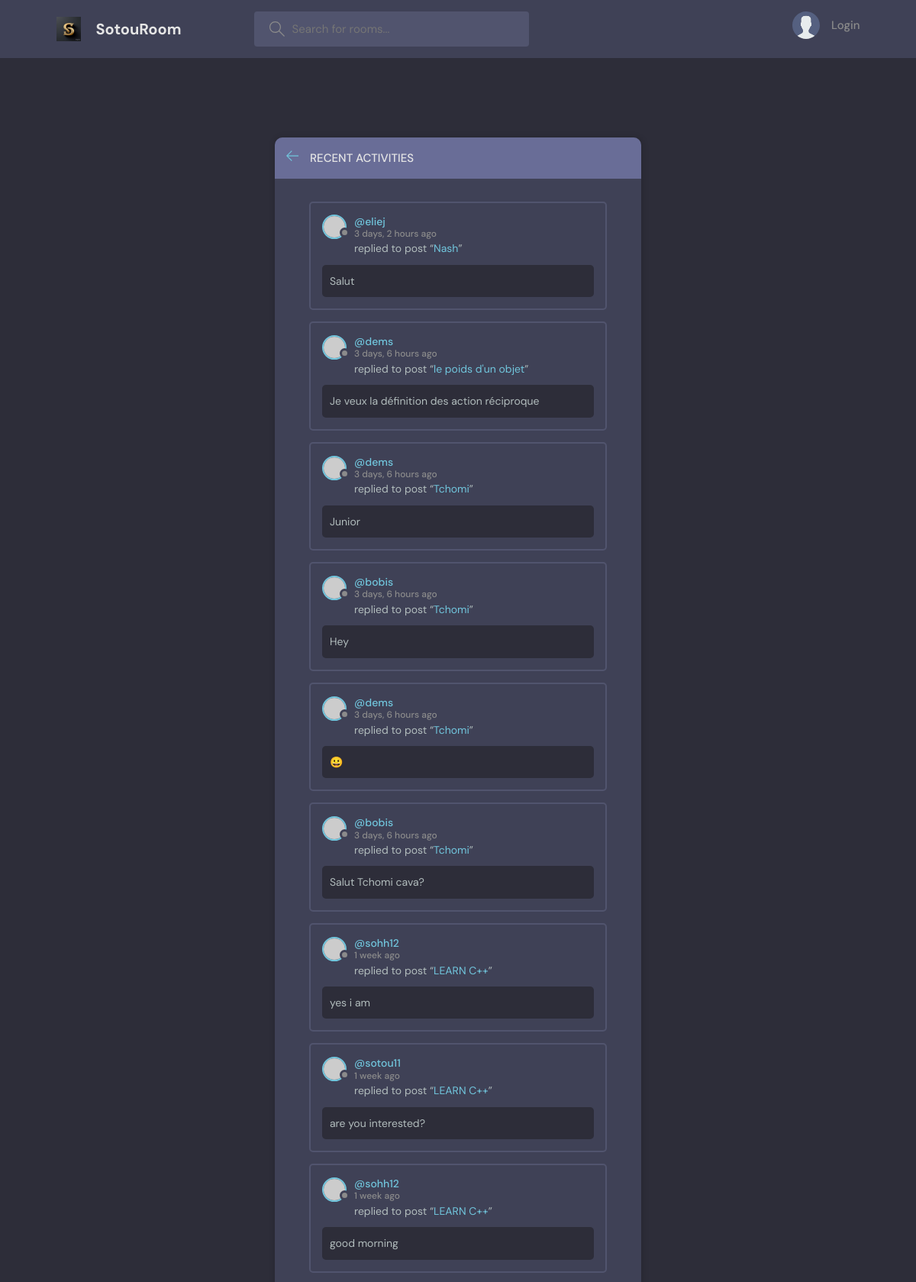
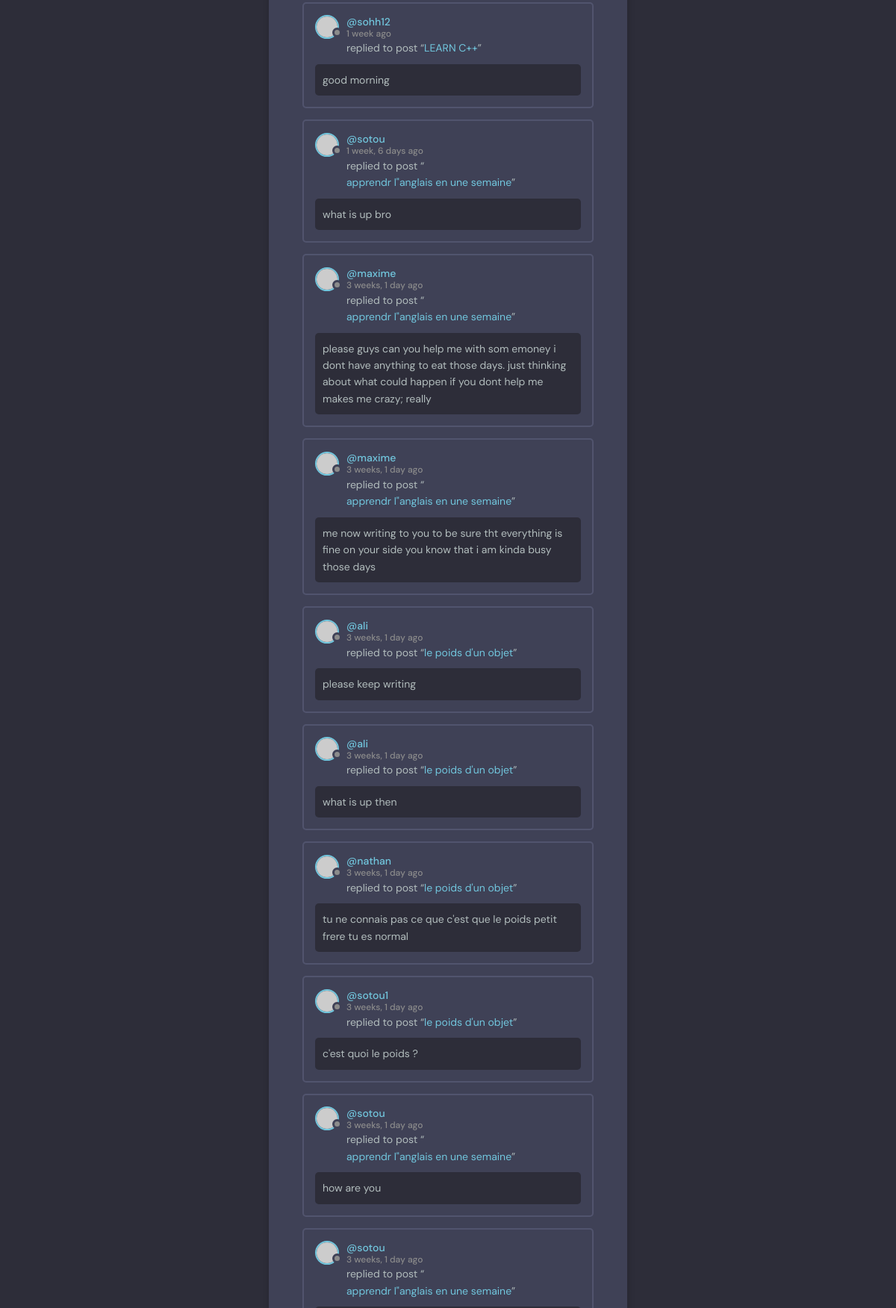
The page /activity/ on the database its author committed (2 pictures, top to bottom).
### base/models.py (models this page shows, shortened)
class Message(models.Model):
    user = models.ForeignKey(User, on_delete=models.CASCADE)
    room = models.ForeignKey(Room, on_delete=models.CASCADE)
    body = models.TextField()
    updated = models.DateTimeField(auto_now=True)
    created = models.DateTimeField(auto_now_add=True)
    class Meta:
        ordering = ['-updated','-created']

class User(AbstractUser):
    name = models.CharField(max_length=200,null=True)
    email = models.EmailField(null=True,unique=True)
    bio=models.TextField(null=True)
    avatar = models.ImageField(null=True,default='avatar.svg')
    USERNAME_FIELD = 'username'
    REQUIRED_FIELDS=[]

class Room(models.Model):
    host = models.ForeignKey(User, on_delete=models.SET_NULL, null=True)
    participants = models.ManyToManyField(User,related_name='participants',blank=True)
    topic = models.ForeignKey(Topic, on_delete=models.SET_NULL,null=True)
    name = models.CharField(max_length=200)
    description = models.TextField(null = True, blank=True)
    updated = models.DateTimeField(auto_now=True)
    created = models.DateTimeField(auto_now_add=True)
    class Meta:
        ordering = ['-updated','-created']
    def __str__(self):
        return self.name

### base/views.py (the view)
# urls.py: path('activity/',views.activityPage, name='activity'),
def activityPage(request):
    room_messages = Message.objects.all()
    return render(request,'base/activity.html',{'room_messages':room_messages})

### base/templates/base/activity.html (shortened to what this page needs)
{% extends 'base/main.html' %}
{% block content %}
    <main class="layout">
      <div class="container">
        <div class="layout__box">
          <div class="layout__boxHeader">
            <div class="layout__boxTitle">
              <a href="{% url 'home' %}">
                <svg version="1.1" xmlns="http://www.w3.org/2000/svg" width="32" height="32" viewBox="0 0 32 32">
                  <title>arrow-left</title>
                  <path
                    d="M13.723 2.286l-13.723 13.714 13.719 13.714 1.616-1.611-10.96-10.96h27.625v-2.286h-27.625l10.965-10.965-1.616-1.607z"
                  ></path>
                </svg>
              </a>
              <h3>Recent Activities</h3>
            </div>
          </div>
          <div class="activities-page layout__body">
            {% for message in room_messages %}
    <div class="activities__box">
      <div class="activities__boxHeader roomListRoom__header">
        <a href="{% url 'user-profile' message.user.id %}" class="roomListRoom__author">
          <div class="avatar avatar--small">
            <img src="https://randomuser.me/api/portraits/women/11.jpg" />
          </div>
          <p>
            @{{message.user}}
            <span>{{message.created | timesince}} ago</span>
          </p>
        </a>
      </div>
      <div class="activities__boxContent">
        <p>replied to post “<a href="{% url 'room' message.room.id %}">{{message.room}}</a>”</p>
        <div class="activities__boxRoomContent">
          {{message.body}}
        </div>
      </div>
    </div>
    {% endfor %}
          </div>
        </div>
      </div>
    </main>
{% endblock %}

### static/styles/style.css (style rules this page uses)
:root { --color-main: #71c6dd; --color-main-light: #e1f6fb; --color-dark: #3f4156; --color-dark-medium: #51546e; --color-dark-light: #696d97; --color-light: #e5e5e5; --color-gray: #8b8b8b; --color-light-gray: #b2bdbd; --color-bg: #2d2d39; --color-success: #5dd693; --color-error: #fc4b0b; }
* { font-family: "DM Sans", -apple-system, BlinkMacSystemFont, "Segoe UI", Roboto, Oxygen, Ubuntu, Cantarell, "Open Sans", "Helvetica Neue", sans-serif; margin: 0; padding: 0; box-sizing: border-box; text-rendering: optimizeLegibility; font-size: inherit; }
html { font-size: 56.25%; }
@media only screen and (min-width: 1200px) { html { font-size: 62.5%; } }
body { line-height: 1.6; font-weight: 400; font-size: 1.5rem; color: var(--color-light-gray); background-color: var(--color-bg); min-height: 100vh; }
img { width: 100%; }
a { display: inline-block; color: var(--color-main); text-decoration: none; }
.container { max-width: 120rem; width: 90%; margin: auto; }
.avatar { position: relative; display: inline-block; border-radius: 50%; border: 2px solid var(--color-main); }
.avatar img { display: block; border-radius: 50%; object-fit: cover; object-position: center; }
.avatar::after { content: ""; display: block; position: absolute; background-color: var(--color-gray); z-index: 111; border-radius: 50%; border: 0.3rem solid var(--color-dark); }
.avatar.avatar--small img { width: 2.8rem; height: 2.8rem; }
.avatar.avatar--small:after { width: 0.7rem; height: 0.7rem; bottom: 0px; right: -6px; }
.layout { margin-top: 2.4rem; }
.layout > .container { display: flex; justify-content: space-between; align-items: flex-start; }
.layout__box { width: 90%; max-width: 48rem; min-height: 40rem; position: absolute; top: 50%; left: 50%; transform: translate(-50%, -46%); background-color: var(--color-dark); border-radius: 1rem; box-shadow: 1px 1px 6px 3px rgba(0, 0, 0, 0.1); overflow: hidden; }
.layout__boxHeader { display: flex; padding: 1.5rem; background-color: var(--color-dark-light); }
.layout__boxTitle { display: flex; gap: 1.5rem; align-items: center; }
.layout__boxTitle h3 { text-transform: uppercase; font-weight: 500; color: var(--color-light); }
.layout__boxTitle svg { width: 1.6rem; height: 1.6rem; fill: var(--color-main); }
.layout__body { margin: 3rem; }
.roomListRoom__header { display: flex; justify-content: space-between; align-items: center; }
.roomListRoom__author { font-weight: 500; display: flex; align-items: center; gap: 1rem; }
.activities__box { margin: 1.5rem; padding: 1.5rem; border: 2px solid var(--color-dark-medium); border-radius: 5px; }
.activities__boxHeader p { font-size: 1.4rem; line-height: 1.3; }
.activities__boxHeader p span { color: var(--color-gray); font-size: 1.2rem; display: block; }
.activities__boxContent { margin-left: 4.2rem; }
.activities__boxContent { font-size: 1.4rem; }
.activities__boxRoomContent { background: var(--color-bg); padding: 1rem; border-radius: 5px; margin-top: 1rem; margin-left: -4.2rem; }

### rows shown on the page
Message: user "eliej", created "3 days, 2 hours", room "Nash", body "Salut"
Message: user "dems", created "3 days, 6 hours", room "le poids d'un objet", body "Je veux la définition des action réciproque"
Message: user "dems", created "3 days, 6 hours", room "Tchomi", body "Junior"
Message: user "bobis", created "3 days, 6 hours", room "Tchomi", body "Hey"
Message: user "dems", created "3 days, 6 hours", room "Tchomi", body "😀"
Message: user "bobis", created "3 days, 6 hours", room "Tchomi", body "Salut Tchomi cava?"
Message: user "sohh12", created "1 week", room "LEARN C++", body "yes i am"
Message: user "sotou11", created "1 week", room "LEARN C++", body "are you interested?"
Message: user "sohh12", created "1 week", room "LEARN C++", body "good morning"
Message: user "sohh12", created "1 week", room "LEARN C++", body "good morning"
Message: user "sotou", created "1 week, 6 days", room "apprendr l\"anglais en une semaine", body "what is up bro"
Message: user "maxime", created "3 weeks, 1 day", room "apprendr l\"anglais en une semaine", body "please guys can you help me with som emoney i dont have anything to eat those days. just thinking about what could happen if you dont help me makes me crazy; really"
Message: user "maxime", created "3 weeks, 1 day", room "apprendr l\"anglais en une semaine", body "me now writing to you to be sure tht everything is fine on your side you know that i am kinda busy those days"
Message: user "ali", created "3 weeks, 1 day", room "le poids d'un objet", body "please keep writing"
Message: user "ali", created "3 weeks, 1 day", room "le poids d'un objet", body "what is up then"
Message: user "nathan", created "3 weeks, 1 day", room "le poids d'un objet", body "tu ne connais pas ce que c'est que le poids petit frere tu es normal"
Message: user "sotou1", created "3 weeks, 1 day", room "le poids d'un objet", body "c'est quoi le poids ?"
Message: user "sotou", created "3 weeks, 1 day", room "apprendr l\"anglais en une semaine", body "how are you"
Message: user "sotou", created "3 weeks, 1 day", room "apprendr l\"anglais en une semaine"
